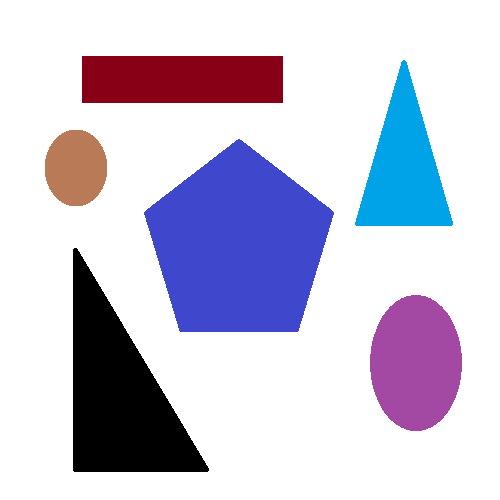
#> input picture lab6/figury.png, 500 x 500 px
$ python lab6_5.py
#> lines starting #> are read from the running program, lines starting #| are printed output that depends on the picture; after the words box and inside, x2 and y2 are one past the last pixel; in counts of white or black regions, pixels touching at a corner belong together
import cv2
import numpy as np

img = cv2.imread("figury.png")
#> img is the input picture: shape (500, 500, 3); mean B, G, R 217.8, 198.1, 201.2
img = cv2.resize(img, (300, 300))
#> img: shape (300, 300, 3)

gray = cv2.cvtColor(img, cv2.COLOR_BGR2GRAY)
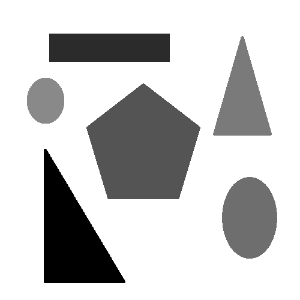
#> gray: shape (300, 300); min 0, max 255, mean 201.3

_, binary = cv2.threshold(gray, 0, 255, cv2.THRESH_BINARY_INV + cv2.THRESH_OTSU)
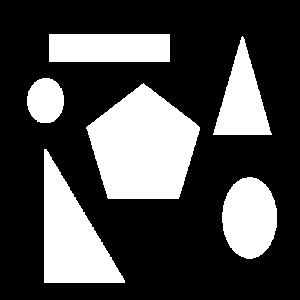
#> binary: shape (300, 300); 29% white; 6 white regions, box (x1, y1, x2, y2) and area: (86, 83, 200, 199) 9194, (44, 149, 125, 283) 5681, (222, 177, 277, 259) 3527, (49, 34, 170, 62) 3388, (213, 36, 272, 135) 3017, (27, 78, 64, 123) 1329
# Detekcja krawędzi algorytmem Canny'ego
edges = cv2.Canny(binary, 0, 255)
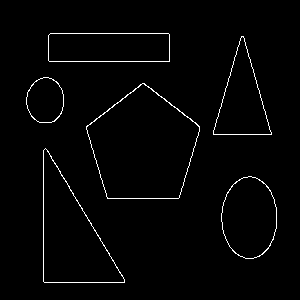
#> edges: shape (300, 300); 1.9% white in thin lines or dots, all inside (x1, y1, x2, y2) = (26, 33, 277, 283)
# Wykrywanie konturów
contours, _ = cv2.findContours(edges, cv2.RETR_EXTERNAL, cv2.CHAIN_APPROX_SIMPLE)
#> contours = 6 contours; box (x1, y1, x2, y2) and area: (86, 83, 200, 199) 9187, (43, 148, 125, 283) 5712, (221, 176, 277, 259) 3536, (48, 33, 170, 62) 3385, (213, 36, 272, 135) 2986, (26, 77, 64, 123) 1332
# Kopia oryginalnego obrazu do rysowania konturów
contour_img = img.copy()
# Rysowanie konturów na obrazie
cv2.drawContours(contour_img, contours, -1, (0, 255, 0), 2)
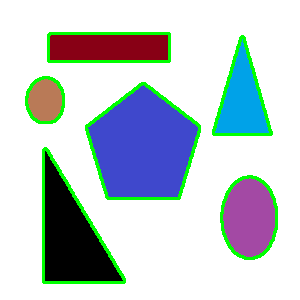
#> contour_img: shape (300, 300, 3); mean B, G, R 206.7, 204, 191.6

combine = np.hstack((img, cv2.cvtColor(edges, cv2.COLOR_GRAY2BGR), contour_img))
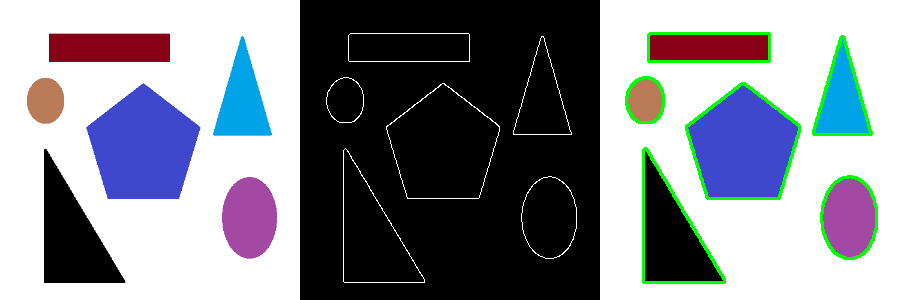
#> combine: shape (300, 900, 3); mean B, G, R 143.1, 135.6, 132.6
cv2.imshow("Oryginalny | Krawedzie | Kontury", combine)
cv2.waitKey(0)
cv2.destroyAllWindows()
